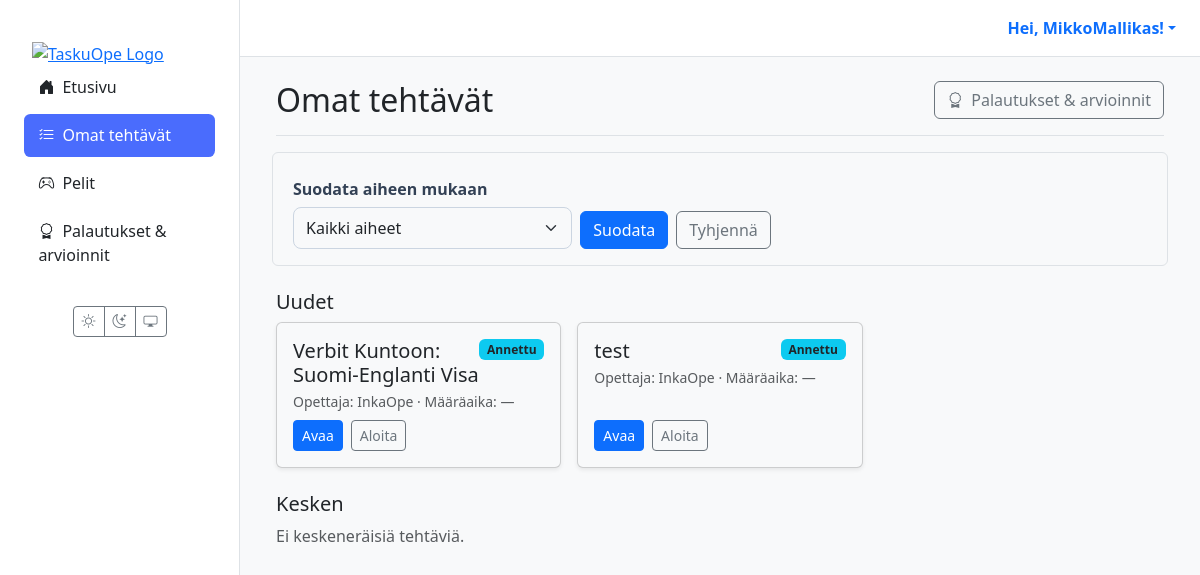
Before: /oppilas/tehtavat/ (signed in) with the older database file.
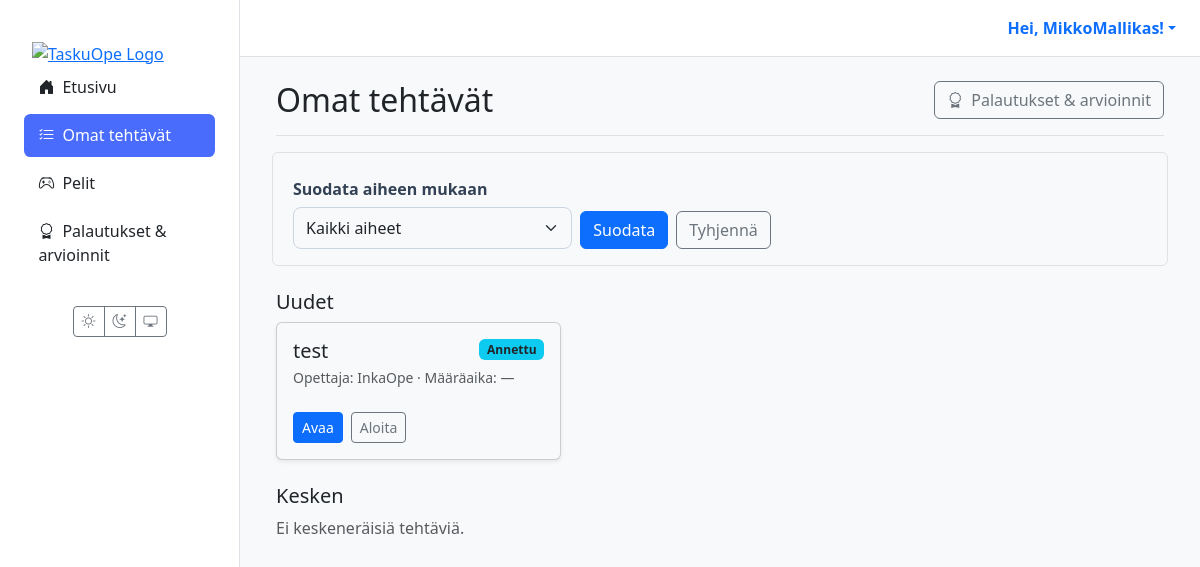
After: the same page with the newer database file.
### materials/models.py (models this page shows, shortened)
class Assignment(models.Model):
    class Status(models.TextChoices):
        ASSIGNED = "ASSIGNED", _("Annettu")
        IN_PROGRESS = "IN_PROGRESS", _("Kesken")
        SUBMITTED = "SUBMITTED", _("Palautettu")
        GRADED = "GRADED", _("Arvioitu")
    id = models.UUIDField(primary_key=True, default=uuid.uuid4, editable=False)
    material = models.ForeignKey(Material, on_delete=models.CASCADE, verbose_name=_("Materiaali"))
    student = models.ForeignKey(
        settings.AUTH_USER_MODEL,
        related_name='assignments',
        on_delete=models.CASCADE,
        limit_choices_to={'role': 'STUDENT'},
        verbose_name=_("Oppilas"),
    )
    assigned_by = models.ForeignKey(
        settings.AUTH_USER_MODEL,
        related_name='assigned_tasks',
        on_delete=models.CASCADE,
        limit_choices_to={'role': 'TEACHER'},
        verbose_name=_("Antanut opettaja"),
    )
    due_at = models.DateTimeField(null=True, blank=True, verbose_name=_("Määräaika"))
    status = models.CharField(max_length=20, choices=Status.choices, default=Status.ASSIGNED, verbose_name=_("Tila"))
    draft_response = models.TextField(blank=True, null=True, verbose_name=_("Luonnosvastaus"))
    created_at = models.DateTimeField(auto_now_add=True, verbose_name=_("Luotu"))
    class Meta:
        constraints = [
            models.UniqueConstraint(fields=['material', 'student'], name='unique_assignment_per_student'),
        ]
        indexes = [
            models.Index(fields=['status']),
            models.Index(fields=['due_at']),
            models.Index(fields=['student']),
            models.Index(fields=['assigned_by']),
        ]
        verbose_name = _("Tehtävänanto")
        verbose_name_plural = _("Tehtävänannot")

class Material(models.Model):
    class MaterialType(models.TextChoices):
        TASK = 'tehtävä', _('Tehtävä')
        LEARNING_MATERIAL = 'oppimateriaali', _('Oppimateriaali')
        TEST = 'testi', _('Testi')
        EXAM = 'koe', _('Koe')
        VIDEO = 'video', _('Video')
        GAME = 'peli', _('Peli')
    class Status(models.TextChoices):
        DRAFT = 'DRAFT', _('Luonnos')
        PENDING_APPROVAL = 'PENDING', _('Odottaa hyväksyntää')
        APPROVED = 'APPROVED', _('Hyväksytty')
        REJECTED = 'REJECTED', _('Hylätty')
    GRADE_CHOICES = [(str(i), f"{i}. luokka") for i in range(1, 7)]
    id = models.UUIDField(primary_key=True, default=uuid.uuid4, editable=False)
    title = models.CharField(max_length=255, verbose_name=_("Otsikko"))
    content = models.TextField(
        verbose_name=_("Sisältö"),
        help_text=_("Raakasisältö, esim. AI:n tuottama teksti.")
    )
    structured_content = models.JSONField(
        null=True,
        blank=True,
        verbose_name=_("Jäsennelty sisältö"),
        help_text=_("Esim. monivalinnat tai tehtävän rakenne JSON-muodossa.")
    )
    material_type = models.CharField(
        max_length=50,
        choices=MaterialType.choices,
        default=MaterialType.TASK,
        verbose_name=_("Materiaalin tyyppi"),
    )
    subject = models.CharField(max_length=100, null=True, blank=True, verbose_name=_("Aine"))
    grade_level = models.CharField(
        max_length=20,
        choices=GRADE_CHOICES,
        null=True,
        blank=True,
        verbose_name=_("Luokka-aste"),
    )
    audience = models.JSONField(
        null=True,
        blank=True,
        verbose_name=_("Kohderyhmä"),
        help_text=_("Esim. {'learning_styles': ['visuaalinen'], 'languages': ['fi']}")
    )
    author = models.ForeignKey(
        settings.AUTH_USER_MODEL,
        related_name='authored_materials',
        on_delete=models.CASCADE,
        limit_choices_to={'role': 'TEACHER'},
        verbose_name=_("Tekijä (opettaja)"),
    )
    prompt = models.ForeignKey(
        Prompt,
        on_delete=models.SET_NULL,
        null=True,
        blank=True,
        verbose_name=_("Kehoite"),
    )
    status = models.CharField(
        max_length=50,
        choices=Status.choices,
        default=Status.DRAFT,
        verbose_name=_("Tila"),
    )
    version = models.IntegerField(default=1, verbose_name=_("Versio"))
    parent = models.ForeignKey(
        'self',
        on_delete=models.SET_NULL,
        null=True,
        blank=True,
        related_name='versions',
        verbose_name=_("Edellinen versio"),
    )
    created_at = models.DateTimeField(auto_now_add=True, verbose_name=_("Luotu"))
    updated_at = models.DateTimeField(auto_now=True, verbose_name=_("Päivitetty"))
    class Meta:
        verbose_name = _("Materiaali")
        verbose_name_plural = _("Materiaalit")

### users/models.py (models this page shows)
class CustomUser(AbstractUser):
    class Role(models.TextChoices):
        TEACHER = 'TEACHER', 'Teacher'
        STUDENT = 'STUDENT', 'Student'
    role = models.CharField(max_length=50, choices=Role.choices, default=Role.STUDENT)
    grade_class = models.PositiveSmallIntegerField(
        verbose_name="Luokka-aste",
        null=True,  # Salli tyhjä arvo (esim. opettajat)
        blank=True, # Ei pakollinen lomakkeissa
        choices=[(i, f"{i}. luokka") for i in range(1, 10)] # Valinnat 1-9
    )

### materials/views.py (the view)
# urls.py: path("oppilas/tehtavat/", views.student_assignments_view, name="student_assignments"),
@login_required(login_url='kirjaudu')
def student_assignments_view(request):
    user = request.user
    if user.role != 'STUDENT':
        return redirect('dashboard')
    selected_status = request.GET.get('status', '')
    selected_subject = request.GET.get('subject', '')
    qs = Assignment.objects.select_related('material', 'assigned_by').filter(
        student=user
    ).exclude(
        status='GRADED',  # Piilota suoritetut pelit
        material__material_type='peli'  # Vain pelit piilotetaan
    )
    subjects = qs.exclude(material__subject__isnull=True).exclude(material__subject='').values_list('material__subject', flat=True).distinct().order_by('material__subject')
    if selected_status:
        qs = qs.filter(status=selected_status)
    if selected_subject:
        qs = qs.filter(material__subject=selected_subject)
    ctx = {
        "assigned": qs.filter(status="ASSIGNED"),
        "in_progress": qs.filter(status="IN_PROGRESS"),
        "submitted": qs.filter(status__in=["SUBMITTED"]),  # GRADED ei enää mukana
        "subjects": subjects,
        "selected_subject": selected_subject,
        "selected_status": selected_status,
        "now": timezone.now(),
    }
    return render(request, 'student/assignments.html', ctx)

### templates/student/assignments.html (shortened to what this page needs)
{% extends 'partials/base.html' %}
{% block content %}
<div class="container-fluid">
  <div class="d-flex justify-content-between align-items-center mb-4 border-bottom pb-3">
    <h1 class="h2 mb-0">Omat tehtävät</h1>
    <a href="{% url 'student_grades' %}" class="btn btn-outline-secondary">
      <i class="bi bi-award me-1"></i> Palautukset & arvioinnit
    </a>
  </div>
    <form method="get" class="row g-2 align-items-end p-3 rounded mb-4 border">
    <div class="col-md-4">
      <label for="subject-filter" class="form-label fw-bold">Suodata aiheen mukaan</label>
      <select name="subject" id="subject-filter" class="form-select">
        <option value="">Kaikki aiheet</option>
      </select>
    </div>
    <div class="col-md-8 d-flex gap-2">
      <button type="submit" class="btn btn-primary">Suodata</button>
      <a href="{% url 'student_assignments' %}" class="btn btn-outline-secondary">Tyhjennä</a>
    </div>
  </form>
  <section class="student-section stack-flow mb-4">
    <h2 class="h5 mb-2">Uudet</h2>
    <div class="student-cards">
      {% for a in assigned %}
        <article class="card shadow-sm student-card h-100">
          <div class="card-body d-flex flex-column">
            <div class="d-flex justify-content-between align-items-start">
              <h5 class="card-title mb-1">{{ a.material.title }}</h5>
              <span class="badge bg-info text-dark">Annettu</span>
            </div>
            <p class="small text-muted mb-2">
              Opettaja: {{ a.assigned_by.get_full_name|default:a.assigned_by.username }} ·
              Määräaika: {{ a.due_at|date:"d.m.Y H:i"|default:"—" }}
            </p>
            <div class="mt-auto d-flex gap-2">
              <a href="{% url 'assignment_detail' assignment_id=a.id %}" class="btn btn-sm btn-primary">Avaa</a>
              <a href="{% url 'assignment_detail' assignment_id=a.id %}#start" class="btn btn-sm btn-outline-secondary">Aloita</a>
            </div>
          </div>
        </article>
      {% empty %}
        <div class="text-muted">Ei uusia tehtäviä.</div>
      {% endfor %}
    </div>
  </section>
  <section class="student-section stack-flow mb-4">
    <h2 class="h5 mb-2">Kesken</h2>
    <div class="student-cards">
      {% for a in in_progress %}
        <article class="card shadow-sm student-card h-100">
          <div class="card-body d-flex flex-column">
            {% for img in a.material.images.all|slice:":1" %}
              <a href="{% url 'assignment_detail' assignment_id=a.id %}" class="mb-2 d-block">
                <img src="{{ img.thumbnail.url }}" alt="{{ img.caption|default:'Liitekuva' }}"
                    class="img-fluid rounded border" style="max-height: 140px; object-fit: cover; width: 100%;">
              </a>
            {% endfor %}
            <div class="d-flex justify-content-between align-items-start">
              <h5 class="card-title mb-1">{{ a.material.title }}</h5>
              <span class="badge bg-warning text-dark">Kesken</span>
            </div>
            <p class="small text-muted mb-2">
              Opettaja: {{ a.assigned_by.get_full_name|default:a.assigned_by.username }} ·
              Määräaika: {{ a.due_at|date:"d.m.Y H:i"|default:"—" }}
              {% if a.due_at and a.due_at < now %}
                <span class="badge bg-danger ms-1">Myöhässä</span>
              {% endif %}
            </p>
            {% if a.material.content %}
              <div class="text-muted text-truncate-3 mb-3">{{ a.material.content_without_images }}</div>
            {% endif %}
            <div class="mt-auto d-flex gap-2">
              <a href="{% url 'assignment_detail' assignment_id=a.id %}" class="btn btn-sm btn-primary">Jatka</a>
            </div>
          </div>
        </article>
      {% empty %}
        <div class="text-muted">Ei keskeneräisiä tehtäviä.</div>
      {% endfor %}
    </div>
  </section>
</div>
{% endblock %}

Changed rows visible on the page:
removed Assignment: material "Verbit Kuntoon: Suomi-Englanti Visa", assigned_by.get_full_name "InkaOpe", due_at "—"
